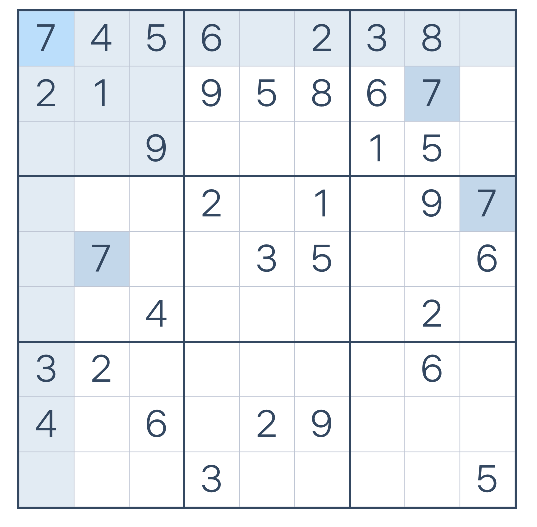
#> input picture test_image.png, 537 x 527 px
$ python sudoku.py
#> lines starting #> are read from the running program, lines starting #| are printed output that depends on the picture
from itertools import combinations
import numpy as np
import cv2


class sudoku_solver:
    #getting image
    def __init__(self, name_image):
        self.name_image = name_image

    #turn highlighted cells into white
    def clear_image_and_turn_to_black(self):
        start_img = cv2.imread(self.name_image, 1)
#> start_img is the input picture: shape (527, 537, 3); mean B, G, R 243.4, 239.5, 235.6
        for i in range(start_img.shape[0]):
            for j in range(start_img.shape[1]):
                B, G, R = start_img[i][j]
                if (B, G, R) in [(243, 235, 226), (251, 222, 187), (234, 215, 195)]:
                    start_img[i][j] = np.array([255, 255, 255])
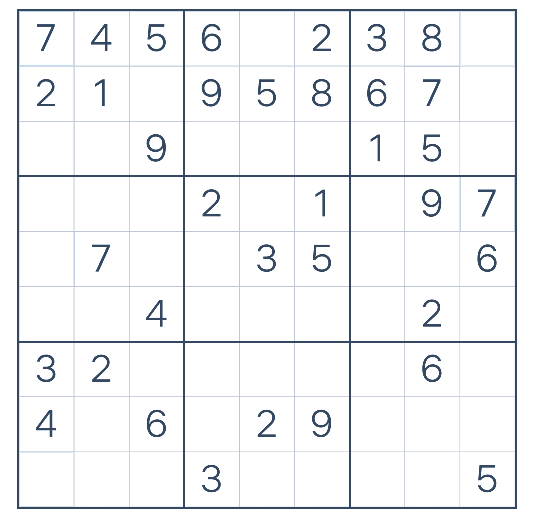
#> start_img: shape (527, 537, 3); mean B, G, R 246.4, 244.8, 243.6
        self.grey_img = cv2.cvtColor(start_img, cv2.COLOR_BGR2GRAY)
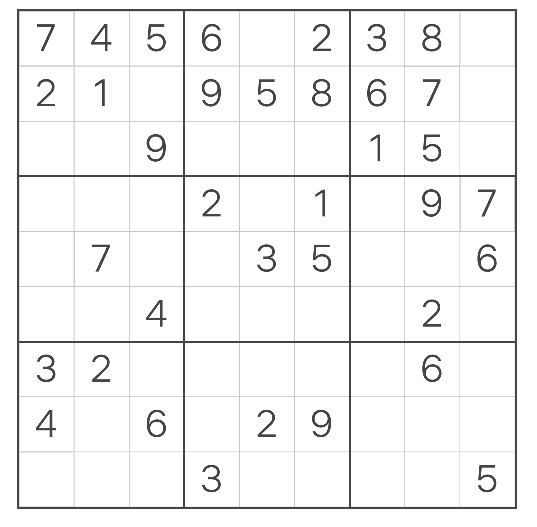
#> self.grey_img: shape (527, 537); min 69, max 255, mean 244.7

    #crop the image
    def cut_image(self):
        cords_of_corners = []
        for i in ['images_to_detect\\left_top_corner.png', 'images_to_detect\\right_bot_corner.png']:
            img_to_check = cv2.imread(i, 0)
#> (the run stopped early here; a loop or call above may not have finished)
